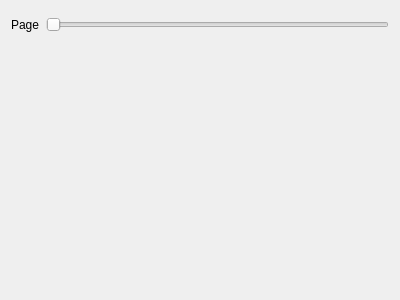
<?xml version="1.0" encoding="UTF-8"?>
<ui version="4.0">
 <class>Controls3DImage</class>
 <widget class="QWidget" name="Controls3DImage">
  <property name="geometry">
   <rect>
    <x>0</x>
    <y>0</y>
    <width>400</width>
    <height>300</height>
   </rect>
  </property>
  <property name="windowTitle">
   <string>Form</string>
  </property>
  <layout class="QFormLayout" name="formLayout_2">
   <item row="0" column="0">
    <layout class="QFormLayout" name="formLayout"/>
   </item>
   <item row="1" column="0">
    <widget class="QLabel" name="label">
     <property name="text">
      <string>Page</string>
     </property>
    </widget>
   </item>
   <item row="1" column="1">
    <widget class="QSlider" name="sld_select">
     <property name="orientation">
      <enum>Qt::Horizontal</enum>
     </property>
    </widget>
   </item>
  </layout>
 </widget>
 <resources/>
 <connections/>
</ui>
